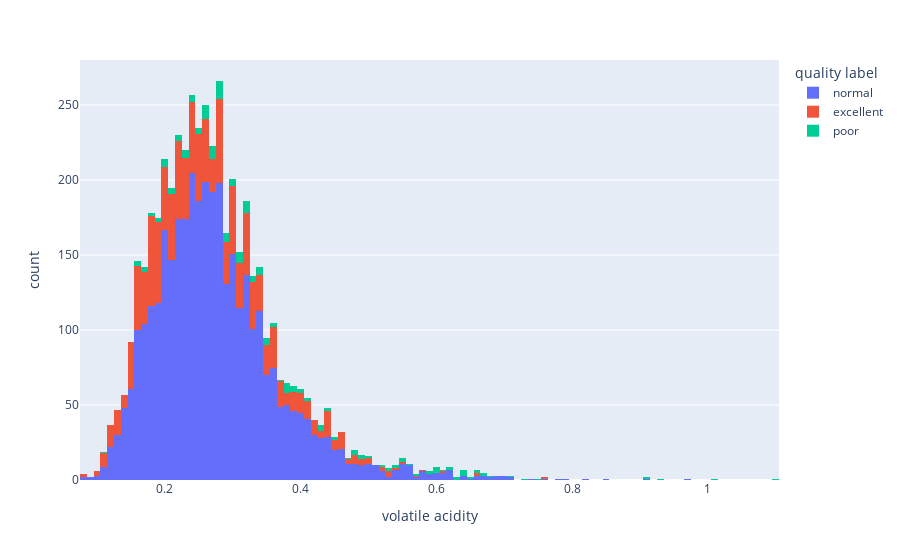

The cell this chart's notebook holds for it:
### Code cell
df.plot(kind='hist', x='volatile acidity', color='quality label')

### Figure 1 — Plotly figure (JSON) as saved in the notebook; plotly's stock layout.template omitted (floating-point values rounded to 4 significant figures; data arrays with more than 128 entries replaced by an {"elided": "..."} marker saying what was removed)
{"data": [{"bingroup": "x", "hovertemplate": "quality label=normal<br>volatile acidity=%{x}<br>count=%{y}<extra></extra>", "legendgroup": "normal", "marker": {"color": "#636efa", "pattern": {"shape": ""}}, "name": "normal", "orientation": "v", "showlegend": true, "type": "histogram", "x": {"elided": "3655 float values"}, "xaxis": "x", "yaxis": "y"}, {"bingroup": "x", "hovertemplate": "quality label=excellent<br>volatile acidity=%{x}<br>count=%{y}<extra></extra>", "legendgroup": "excellent", "marker": {"color": "#EF553B", "pattern": {"shape": ""}}, "name": "excellent", "orientation": "v", "showlegend": true, "type": "histogram", "x": {"elided": "1060 float values"}, "xaxis": "x", "yaxis": "y"}, {"bingroup": "x", "hovertemplate": "quality label=poor<br>volatile acidity=%{x}<br>count=%{y}<extra></extra>", "legendgroup": "poor", "marker": {"color": "#00cc96", "pattern": {"shape": ""}}, "name": "poor", "orientation": "v", "showlegend": true, "type": "histogram", "x": {"elided": "183 float values"}, "xaxis": "x", "yaxis": "y"}], "layout": {"barmode": "relative", "legend": {"title": {"text": "quality label"}, "tracegroupgap": 0}, "margin": {"t": 60}, "xaxis": {"anchor": "y", "domain": [0, 1], "title": {"text": "volatile acidity"}}, "yaxis": {"anchor": "x", "domain": [0, 1], "title": {"text": "count"}}}}
